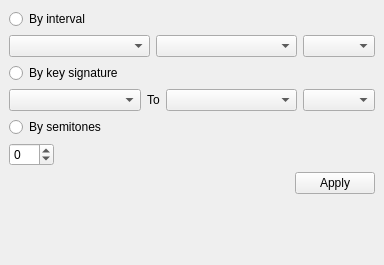
<ui version="4.0" >
 <class>uiTransposeView</class>
 <widget class="QDockWidget" name="uiTransposeView" >
  <property name="geometry" >
   <rect>
    <x>0</x>
    <y>0</y>
    <width>384</width>
    <height>265</height>
   </rect>
  </property>
  <property name="sizePolicy" >
   <sizepolicy vsizetype="Preferred" hsizetype="Minimum" >
    <horstretch>0</horstretch>
    <verstretch>0</verstretch>
   </sizepolicy>
  </property>
  <property name="windowTitle" >
   <string>Transpose</string>
  </property>
  <widget class="QWidget" name="dockWidgetContents" >
   <layout class="QVBoxLayout" name="verticalLayout_4" >
    <item>
     <layout class="QVBoxLayout" name="verticalLayout" >
      <item>
       <layout class="QVBoxLayout" name="verticalLayout_2" >
        <item>
         <widget class="QRadioButton" name="uiByInterval" >
          <property name="text" >
           <string>By interval</string>
          </property>
         </widget>
        </item>
        <item>
         <layout class="QHBoxLayout" name="horizontalLayout_2" >
          <item>
           <widget class="QComboBox" name="uiIntervalQuality" />
          </item>
          <item>
           <widget class="QComboBox" name="uiIntervalQuantity" />
          </item>
          <item>
           <widget class="QComboBox" name="uiIntervalDir" >
            <property name="sizePolicy" >
             <sizepolicy vsizetype="Fixed" hsizetype="Maximum" >
              <horstretch>0</horstretch>
              <verstretch>0</verstretch>
             </sizepolicy>
            </property>
           </widget>
          </item>
         </layout>
        </item>
       </layout>
      </item>
      <item>
       <widget class="QRadioButton" name="uiByKeySig" >
        <property name="text" >
         <string>By key signature</string>
        </property>
       </widget>
      </item>
      <item>
       <layout class="QHBoxLayout" name="horizontalLayout" >
        <item>
         <widget class="QComboBox" name="uiKeySigFrom" />
        </item>
        <item>
         <widget class="QLabel" name="uiTo" >
          <property name="sizePolicy" >
           <sizepolicy vsizetype="Preferred" hsizetype="Maximum" >
            <horstretch>0</horstretch>
            <verstretch>0</verstretch>
           </sizepolicy>
          </property>
          <property name="text" >
           <string>To</string>
          </property>
         </widget>
        </item>
        <item>
         <widget class="QComboBox" name="uiKeySigTo" />
        </item>
        <item>
         <widget class="QComboBox" name="uiKeySigDir" >
          <property name="sizePolicy" >
           <sizepolicy vsizetype="Fixed" hsizetype="Maximum" >
            <horstretch>0</horstretch>
            <verstretch>0</verstretch>
           </sizepolicy>
          </property>
         </widget>
        </item>
       </layout>
      </item>
     </layout>
    </item>
    <item>
     <layout class="QVBoxLayout" name="verticalLayout_3" >
      <item>
       <widget class="QRadioButton" name="uiBySemitones" >
        <property name="text" >
         <string>By semitones</string>
        </property>
       </widget>
      </item>
      <item>
       <widget class="QSpinBox" name="uiSemitones" >
        <property name="sizePolicy" >
         <sizepolicy vsizetype="Fixed" hsizetype="Maximum" >
          <horstretch>0</horstretch>
          <verstretch>0</verstretch>
         </sizepolicy>
        </property>
        <property name="minimum" >
         <number>-12</number>
        </property>
        <property name="maximum" >
         <number>12</number>
        </property>
       </widget>
      </item>
     </layout>
    </item>
    <item>
     <widget class="QDialogButtonBox" name="uiApply" >
      <property name="standardButtons" >
       <set>QDialogButtonBox::Apply</set>
      </property>
     </widget>
    </item>
    <item>
     <spacer name="verticalSpacer" >
      <property name="orientation" >
       <enum>Qt::Vertical</enum>
      </property>
      <property name="sizeHint" stdset="0" >
       <size>
        <width>20</width>
        <height>0</height>
       </size>
      </property>
     </spacer>
    </item>
   </layout>
  </widget>
 </widget>
 <resources/>
 <connections/>
</ui>
